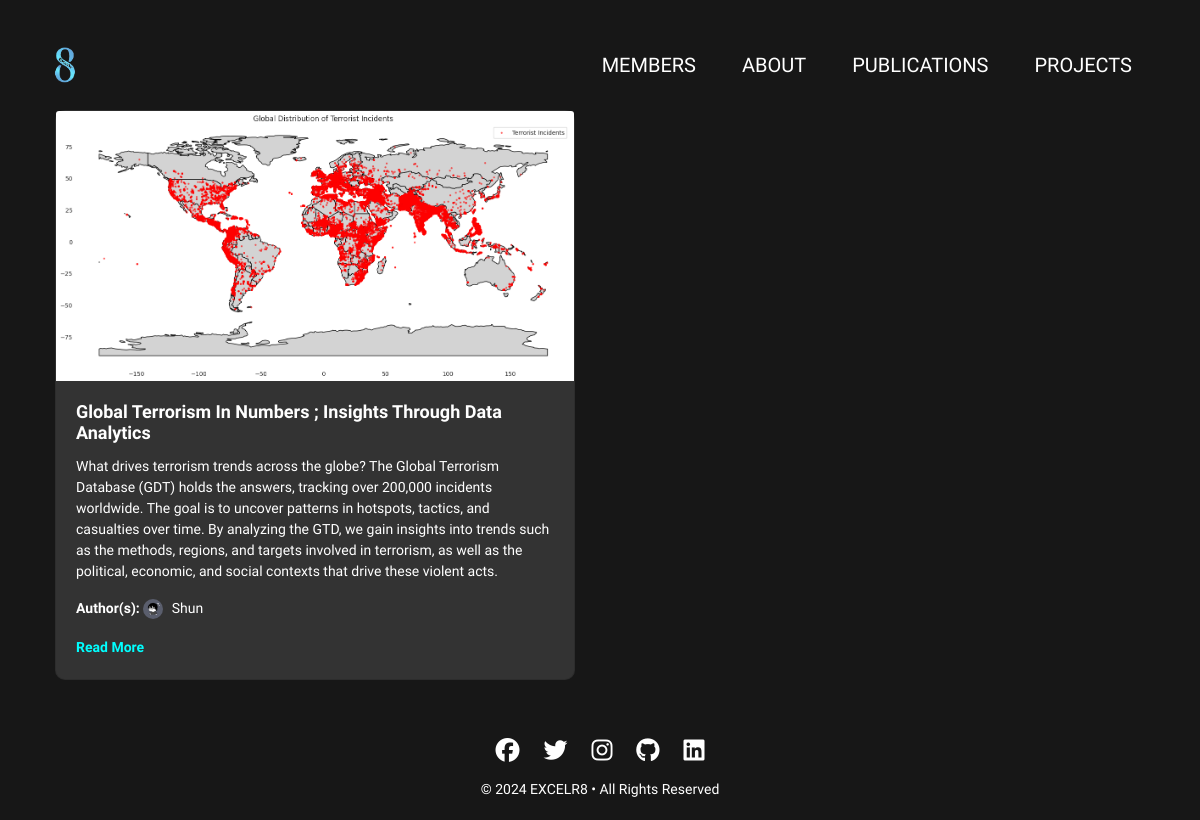
The app's page /publications/, older data.
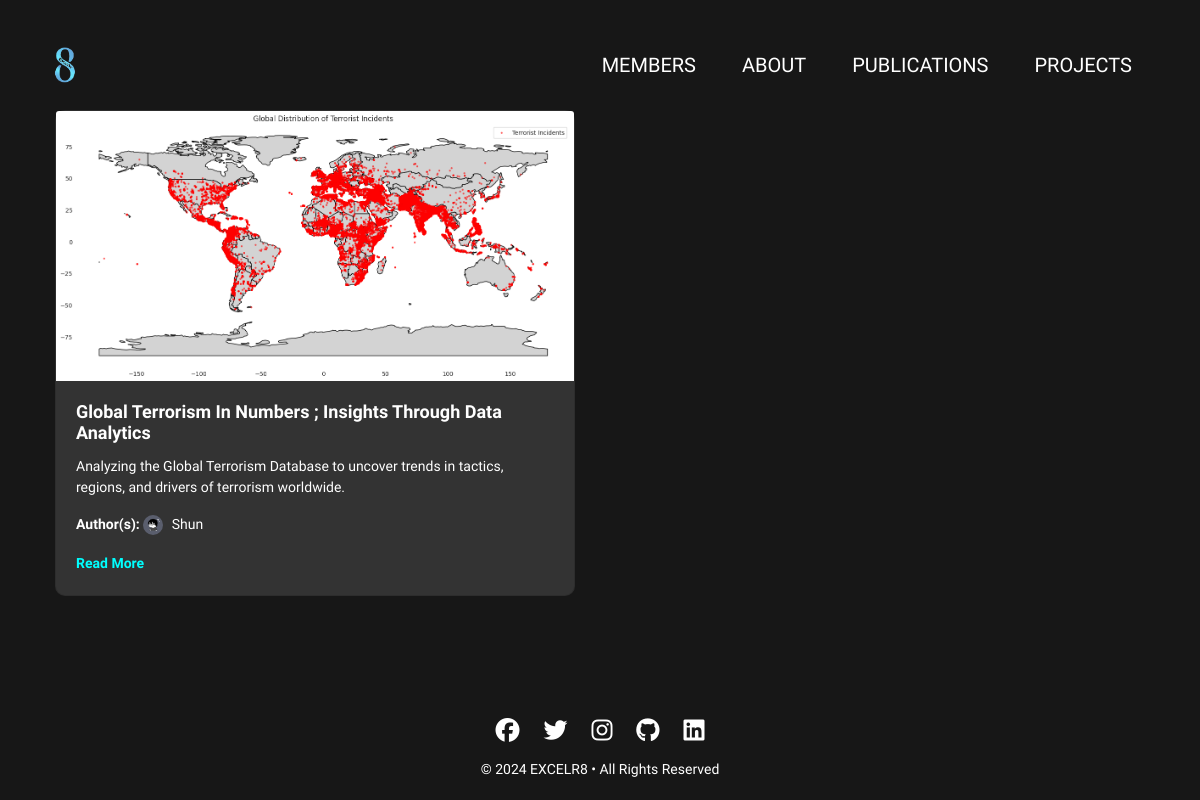
The same page, newer data.
### admin_dashboard/models.py (models this page shows, shortened)
class Publication(models.Model):
    title = models.CharField(max_length=255)
    description = models.TextField()
    link = models.URLField(blank=True, null=True)
    file = models.FileField(upload_to='publications/', blank=True, null=True)
    cover_photo = models.ImageField(upload_to='cover_photos/', blank=True, null=True)
    created_at = models.DateTimeField(auto_now_add=True)
    authors = models.ManyToManyField('TeamMember', related_name='publications', blank=True)
    history = HistoricalRecords()

### home/views.py (the view)
# urls.py: path('publications/', views.publications, name='publications'),
def publications(request):
    publications_list = Publication.objects.prefetch_related('authors').all()
    return render(request, 'publications.html', {'publications': publications_list})

### home/templates/publications.html (shortened to what this page needs)
{% extends 'base.html' %}
{% load static %}
{% block content %}
<div class="container fade-in" style="margin-top: 100px; text-align: left; color: white;">
    <div class="row">
        {% for paper in publications %}
        <div class="col-md-6">
            <div class="card">
                <img src="{% if paper.cover_photo %}{{ paper.cover_photo.url }}{% else %}{% static 'media/cover_photos/default.png' %}{% endif %}" alt="{{ paper.title }}" class="card-img-top">
                <div class="card-body">
                    <h5 class="card-title" style="font-size: 18px;"><strong>{{ paper.title }}</strong></h5>
                    <p class="card-text" style="font-size: 14px;">{{ paper.description }}</p>
                    <p class="card-text" style="font-size: 14px;"><strong>Author(s):</strong>
                        {% for author in paper.authors.all %}
                            <img src="{{ author.image.url }}" alt="{{ author.name }}" style="width: 20px; height: 20px; border-radius: 50%; margin-right: 5px;">
                            {{ author.name }}{% if not forloop.last %}, {% endif %}
                        {% endfor %}
                    </p>
                    <a href="{% if paper.file %}{{ paper.file.url }}{% else %}{{ paper.link }}{% endif %}" style="color: cyan; text-decoration: none; font-size: 14px;" target="_blank"><strong>Read More</strong></a>
                </div>
            </div>
        </div>
        {% empty %}
        <p>No research papers available at the moment.</p>
        {% endfor %}
    </div>
</div>
{% endblock %}

Row changes from the older to the newer data that the page shows:
changed Publication "Global Terrorism In Numbers ; Insights Through Data Analytics": description "What drives terrorism trends across the globe? The Global Terrorism Database (GDT) holds the answers, tracking over 200,000 incidents worldwide. The goal is to uncover patterns in hotspots, tactics, and casualties over time. By analyzing the GTD, we gain insights into trends such as the methods, regions, and targets involved in terrorism, as well as the political, economic, and social contexts that drive these violent acts." → "Analyzing the Global Terrorism Database to uncover trends in tactics, regions, and drivers of terrorism worldwide."
